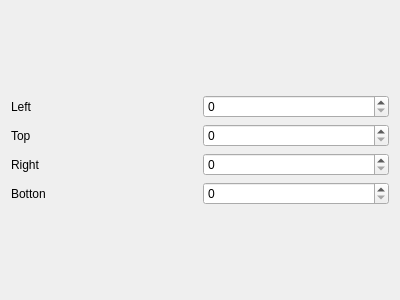
<?xml version="1.0" encoding="UTF-8"?>
<ui version="4.0">
 <class>MarginsEditingWidget</class>
 <widget class="QWidget" name="MarginsEditingWidget">
  <property name="geometry">
   <rect>
    <x>0</x>
    <y>0</y>
    <width>400</width>
    <height>300</height>
   </rect>
  </property>
  <property name="windowTitle">
   <string>Form</string>
  </property>
  <layout class="QVBoxLayout" name="verticalLayout">
   <item>
    <layout class="QGridLayout" name="gridLayout">
     <item row="1" column="1">
      <widget class="QSpinBox" name="topMarginSpinBox"/>
     </item>
     <item row="0" column="1">
      <widget class="QSpinBox" name="leftMarginSpinBox"/>
     </item>
     <item row="0" column="0">
      <widget class="QLabel" name="label">
       <property name="text">
        <string>Left</string>
       </property>
      </widget>
     </item>
     <item row="1" column="0">
      <widget class="QLabel" name="label_2">
       <property name="text">
        <string>Top</string>
       </property>
      </widget>
     </item>
     <item row="2" column="0">
      <widget class="QLabel" name="label_3">
       <property name="text">
        <string>Right</string>
       </property>
      </widget>
     </item>
     <item row="3" column="0">
      <widget class="QLabel" name="label_4">
       <property name="text">
        <string>Botton</string>
       </property>
      </widget>
     </item>
     <item row="2" column="1">
      <widget class="QSpinBox" name="rightMarginSpinBox"/>
     </item>
     <item row="3" column="1">
      <widget class="QSpinBox" name="bottomMarginSpinBox"/>
     </item>
    </layout>
   </item>
  </layout>
 </widget>
 <resources/>
 <connections/>
</ui>
